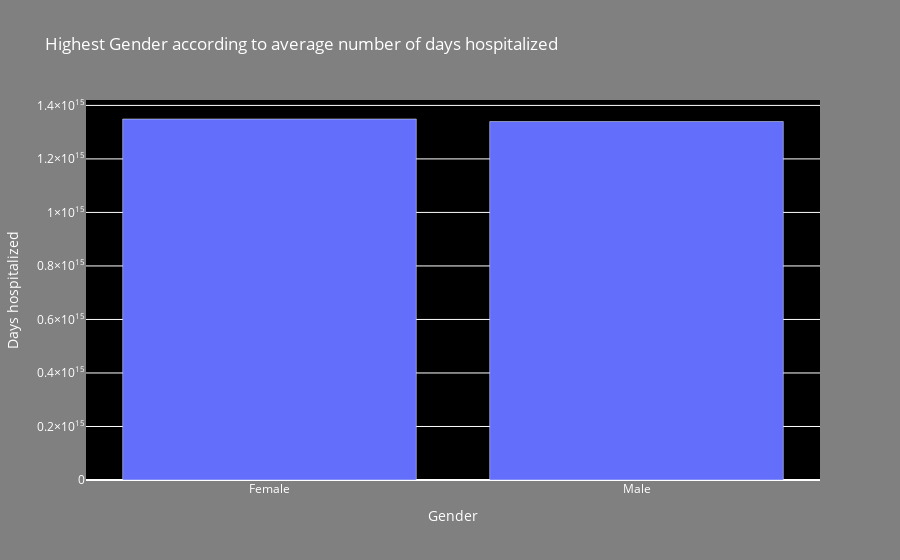
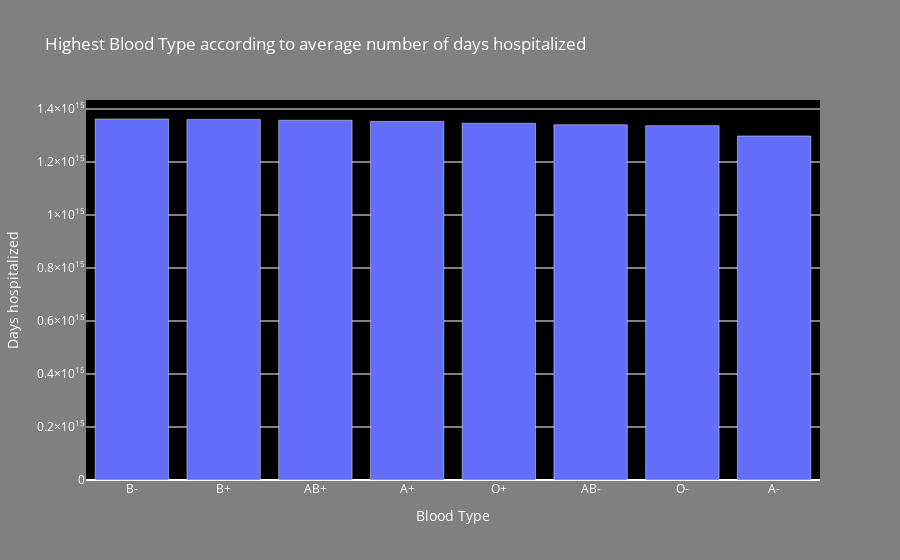
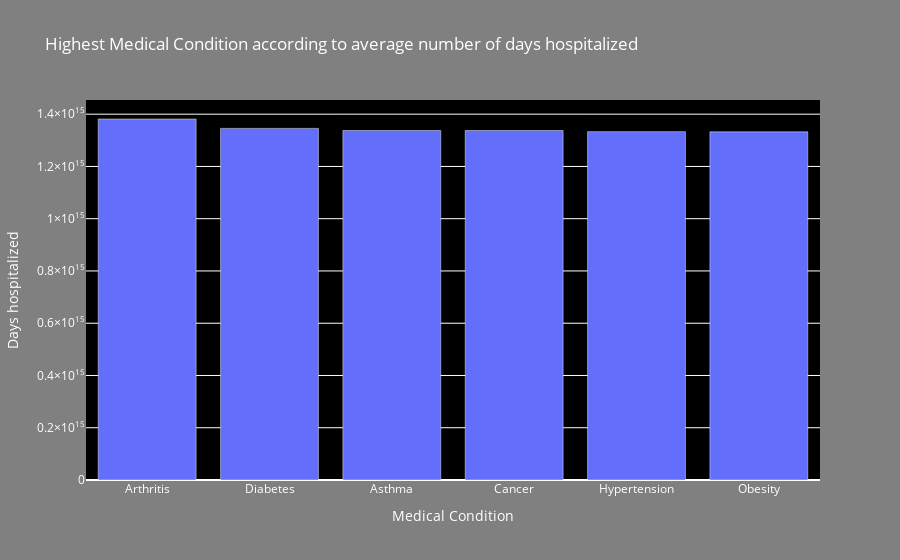
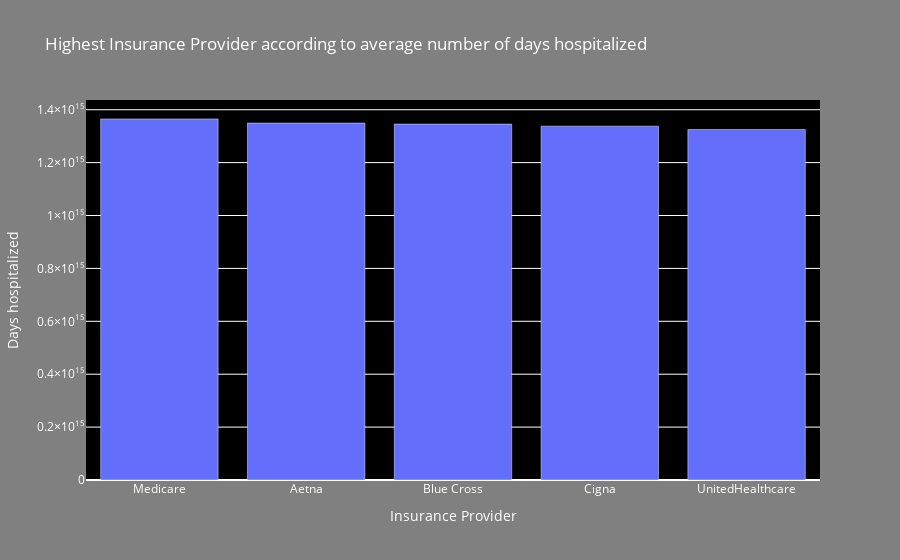

Notebook source saved alongside these figures, in order:
### Code cell
# Highest 'Features' according to average number of days hospitalized

for i in cols:
    
    if i == 'Gender':

        char_bar = df.groupby(['Gender'])[['Days hospitalized']].mean().reset_index()
        char_bar = char_bar.sort_values(by=("Days hospitalized"), ascending=False)

        top = char_bar.head(10)
        fig = go.Figure()
        fig.add_trace(go.Bar(x=top['Gender'], y=top["Days hospitalized"]))

        fig.update_layout(title='Highest Gender according to average number of days hospitalized',
                          xaxis_title='Gender',
                          yaxis_title= "Days hospitalized",
                          plot_bgcolor='black', 
                          paper_bgcolor='gray',  
                          font=dict(color='white'))

        pyo.init_notebook_mode(connected=True)
        pyo.iplot(fig)

    else:
        char_bar = df.groupby([i])[['Days hospitalized']].mean().reset_index()
        char_bar = char_bar.sort_values(by=("Days hospitalized"), ascending=False)

        top = char_bar.head(10)
        fig = go.Figure()
        fig.add_trace(go.Bar(x=top[i], y=top['Days hospitalized']))

        fig.update_layout(title="Highest " + i + " according to average number of days hospitalized",
                          xaxis_title= i,
                          yaxis_title= "Days hospitalized",
                          plot_bgcolor='black', 
                          paper_bgcolor='gray',  
                          font=dict(color='white'))

        pyo.init_notebook_mode(connected=True)
        pyo.iplot(fig)

### Figure 1 — Plotly figure (JSON) as saved in the notebook; plotly's stock layout.template omitted (floating-point values rounded to 4 significant figures)
{"data": [{"type": "bar", "x": ["Female", "Male"], "y": [1349201970443349, 1339735065989847]}], "layout": {"font": {"color": "white"}, "paper_bgcolor": "gray", "plot_bgcolor": "black", "title": {"text": "Highest Gender according to average number of days hospitalized"}, "xaxis": {"title": {"text": "Gender"}}, "yaxis": {"title": {"text": "Days hospitalized"}}}}

### Figure 2 — Plotly figure (JSON) as saved in the notebook; plotly's stock layout.template omitted (floating-point values rounded to 4 significant figures)
{"data": [{"type": "bar", "x": ["B-", "B+", "AB+", "A+", "O+", "AB-", "O-", "A-"], "y": [1362318210862619, 1360869453376205, 1357468998410175, 1353159065269943, 1346330769230769, 1340521411764706, 1337116398713826, 1298163489499192]}], "layout": {"font": {"color": "white"}, "paper_bgcolor": "gray", "plot_bgcolor": "black", "title": {"text": "Highest Blood Type according to average number of days hospitalized"}, "xaxis": {"title": {"text": "Blood Type"}}, "yaxis": {"title": {"text": "Days hospitalized"}}}}

### Figure 3 — Plotly figure (JSON) as saved in the notebook; plotly's stock layout.template omitted (floating-point values rounded to 4 significant figures)
{"data": [{"type": "bar", "x": ["Arthritis", "Diabetes", "Asthma", "Cancer", "Hypertension", "Obesity"], "y": [1381562181818181, 1345614787430684, 1337581264637002, 1337449677040516, 1333160189573459, 1332459950859950]}], "layout": {"font": {"color": "white"}, "paper_bgcolor": "gray", "plot_bgcolor": "black", "title": {"text": "Highest Medical Condition according to average number of days hospitalized"}, "xaxis": {"title": {"text": "Medical Condition"}}, "yaxis": {"title": {"text": "Days hospitalized"}}}}

### Figure 4 — Plotly figure (JSON) as saved in the notebook; plotly's stock layout.template omitted (floating-point values rounded to 4 significant figures)
{"data": [{"type": "bar", "x": ["Medicare", "Aetna", "Blue Cross", "Cigna", "UnitedHealthcare"], "y": [1364940467532467, 1349546666666666, 1345662992125984, 1337802352941176, 1325353286147623]}], "layout": {"font": {"color": "white"}, "paper_bgcolor": "gray", "plot_bgcolor": "black", "title": {"text": "Highest Insurance Provider according to average number of days hospitalized"}, "xaxis": {"title": {"text": "Insurance Provider"}}, "yaxis": {"title": {"text": "Days hospitalized"}}}}
